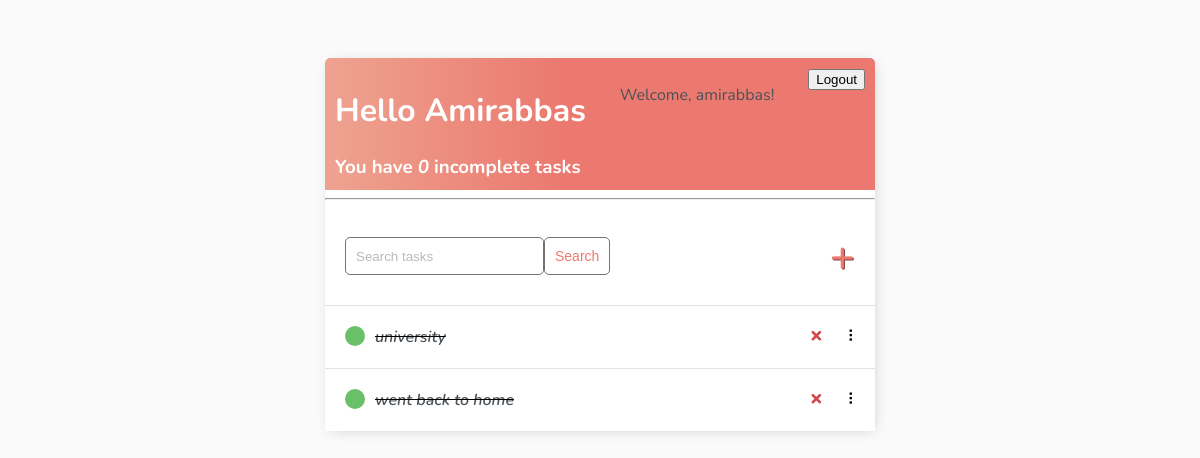
Before: / (signed in) with the older database file.
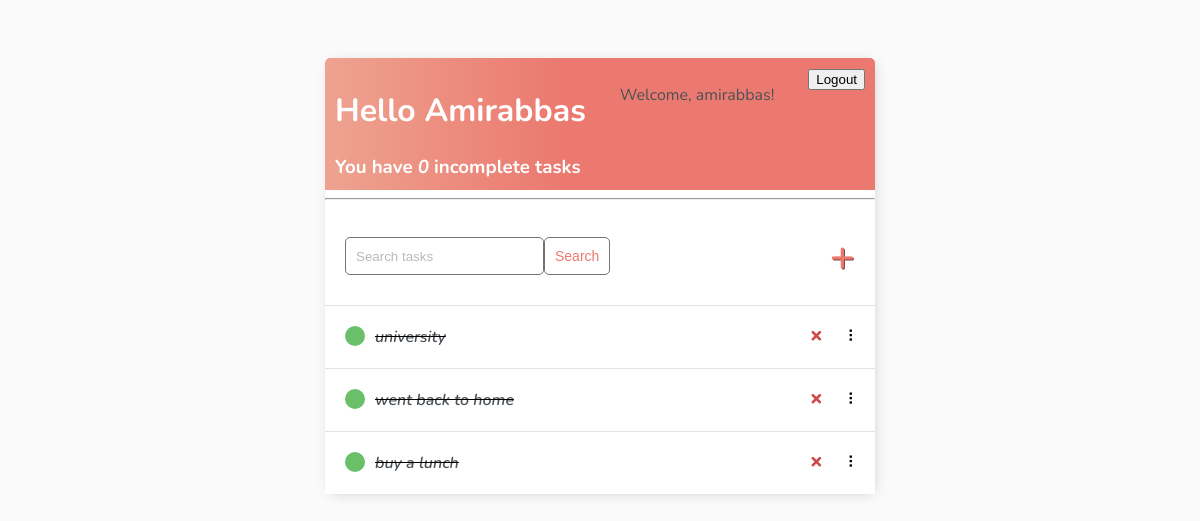
After: the same page with the newer database file.
### base/models.py (models this page shows)
class Task(models.Model):
    user = models.ForeignKey(User , on_delete=models.CASCADE , null=True, blank=True,)
    title = models.CharField(max_length=100 , null=True, blank=True)
    description = models.TextField(null=True, blank=True,)
    complete = models.BooleanField(default=True, null=True)
    created = models.DateTimeField(auto_now_add=True)
    def __str__(self):
        return self.title
    class Meta:
        ordering = ['complete']

### base/views.py (the view)
# urls.py: path('', TaskList.as_view(), name='tasks'),
class TaskList(LoginRequiredMixin, ListView):
    model = Task
    context_object_name = 'tasks'
    def get_context_data(self, **kwargs):
        context = super().get_context_data(**kwargs)
        context['tasks'] = context['tasks'].filter(user=self.request.user)
        context['count'] = context['tasks'].filter(complete=False).count()
        search_input = self.request.GET.get('search_area') or ''
        if search_input:
            context['tasks'] = context['tasks'].filter(title__icontains=search_input)
        context['search_input'] = search_input
        return context

### base/templates/base/task_list.html (shortened to what this page needs)
{% extends "base/main.html" %}
{% block content %}
<div class="header-bar">
    <div>
        <h1>Hello {{request.user|title}}</h1>
        <h3 style="margin:0">You have <i>{{count}}</i> incomplete task{{ count|pluralize:"s" }}</h3>
    </div>
    {% if request.user.is_authenticated %}
    <p>Welcome, {{ request.user.username }}!</p>
    <form action="{% url 'logout' %}" method="post">
        <button type="submit">Logout</button>
    </form>
    {% else %}
        <a href="{% url 'login' %}">Login</a>
    {% endif %}
</div>
<hr>
<div id="search-add-wrapper">
    <form method="GET" style="display: flex;">
        <input type="text" name="search_area" placeholder="Search tasks" value="{% if request.GET.search_area %}{{ request.GET.search_area }}{% endif %}">
        <input class="button" type="submit" value="Search">
    </form>
    {% if tasks|length > 0 %}
    <a id="add-link" href="{% url 'task-create' %}">&#x2b;</a>
    {% endif %}
</div>
<div id="tasklist" class="task-items-wrapper">
    {% for task in tasks %}
    <div class="task-wrapper" data-position="{{task.pk}}">
        <div class="task-title">
            {% if task.complete %}
            <div class="task-complete-icon"></div>
            <i><s><a href="{% url 'task-update' task.id %}">{{task}}</a></s></i> {% else %}
            <div class="task-incomplete-icon"></div>
            <a href="{% url 'task-update' task.id %}">{{task}}</a> {% endif %}
        </div>
        <div class="task-controls">
            <a class="delete-link" href="{% url 'task-delete' task.id %}">&#215;</a>
            <span class="handle">&nbsp;&#10247;</span>
        </div>
    </div>
    {% empty %}
    <div style="text-align: center; padding-bottom: 10px; line-height: 1em;">
        <h3>No new tasks are created.</h3>
        <h3>Create a <a style="text-decoration: none; color: #e53935;" href="{% url 'task-create' %}">New task</a> ! </h3>
    </div>
    {% endfor %}
</div>
{% endblock content %}

Changed rows visible on the page:
added Task: title "buy a lunch"
